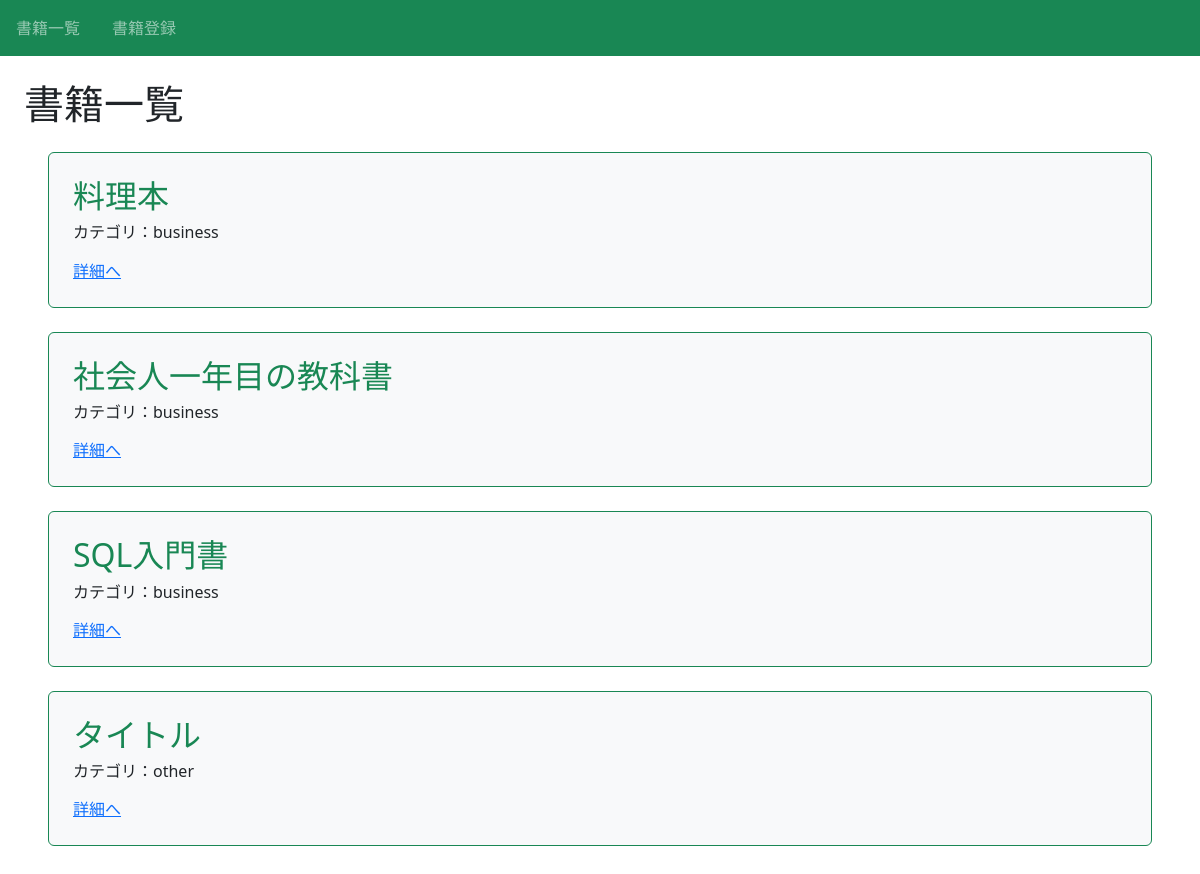
Before: / with the older database file.
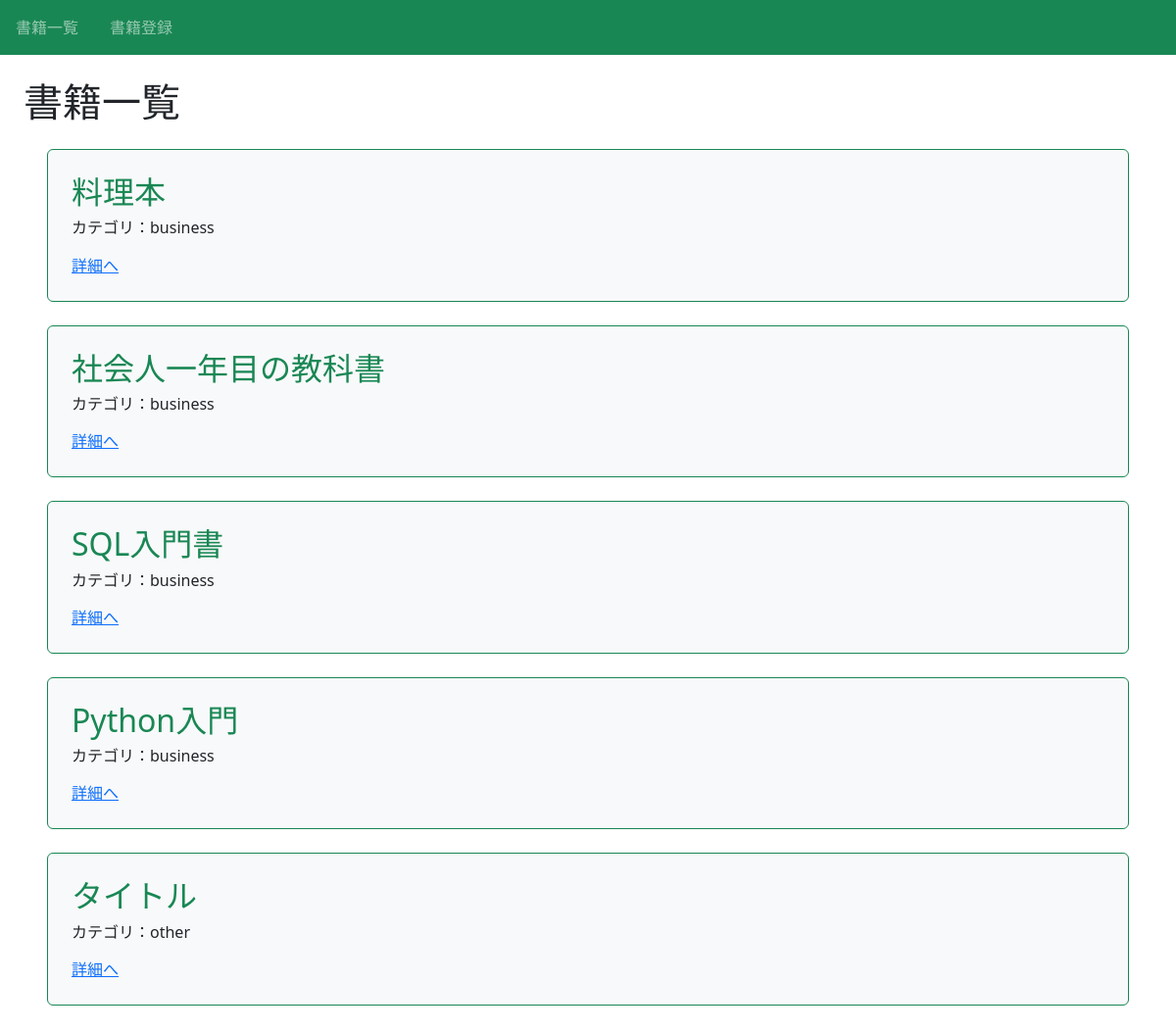
After: the same page with the newer database file.
### book/models.py (models this page shows, shortened)
class Book(models.Model):
    title = models.CharField(max_length=100)
    text = models.TextField(default='default value')
    category = models.CharField(
        max_length=100,
        choices=CATEGORY
         )

### book/views.py (the view)
# urls.py: path('', views.index_view, name="index"),
def index_view(request):
    object_list = Book.objects.order_by("category")
    return render(request, "book/index.html",{"object_list": object_list})

### book/templates/book/index.html (shortened to what this page needs)
{% extends "base.html" %}
{% block h1 %}書籍一覧{% endblock%}
{% block content %}
{% for item in object_list %}
<div class="p-4 m-4 bg-light border border-success rounded">
    <h2 class="text-success">{{ item.title }}</h2>
    <h6>カテゴリ：{{ item.category }}</h6>
    <div class="mt-3">
        <a href="{% url 'detail-book' item.pk %}">詳細へ</a>
    </div>
</div>
{% endfor %}
{% endblock content %}

Changed rows visible on the page:
added Book: title "Python入門", category "business"
